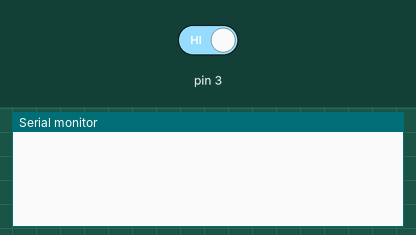
Recording of a sketch running on a simulated Arduino Uno, built with avr-gcc and run on an emulated ATmega328P. Parts: the last lines printed to the serial monitor. Inputs (shaded band) come from the test bench; at power-on: pin 3 HIGH.

Above: at 1.2 s.
1.3 s: pin 3 driven LOW
At 2.0 s:
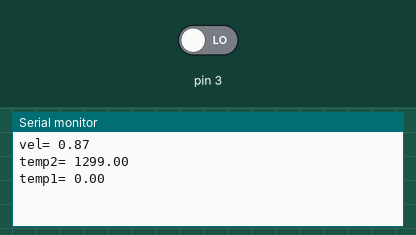
2.8 s: pin 3 driven HIGH
At 3.3 s:
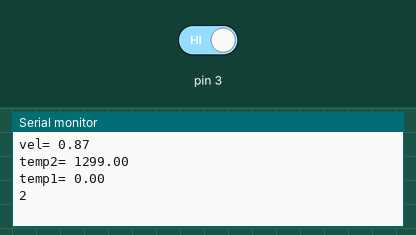

The sketch:

Trabalho_anemometro.ino
```cpp
unsigned long time;
void setup() {
  Serial.begin (9600);
  pinMode(3, INPUT);
}
int x=0;
float vel = 0;
float temp1 = 0;
float temp2 = 0;
float deltat = 0;
void loop() {

  if (x==0 && digitalRead(3)==0){
      temp2 = millis();
      deltat = (temp2-temp1);
      vel = (2*3.14/(deltat*0.001 ))*0.05; // raio de 0,01 metros
      vel = vel * 3.6; // Km/h;
      x++;
      Serial.print("vel= ");
      Serial.println(vel);
      Serial.print("temp2= ");
      Serial.println(temp2);
      Serial.print("temp1= ");
      Serial.print(temp1);
      Serial.println(" ");
      temp1 = temp2;

    }
   if(x==1 && digitalRead (3) == 1){
      x=0;
      Serial.println(2);

    }


}
```

Measured:
- after the input at 1.3 s, the serial monitor: prints a new line at once (image 1)
- after the input at 2.8 s, the serial monitor: prints a new line at once (image 2)
